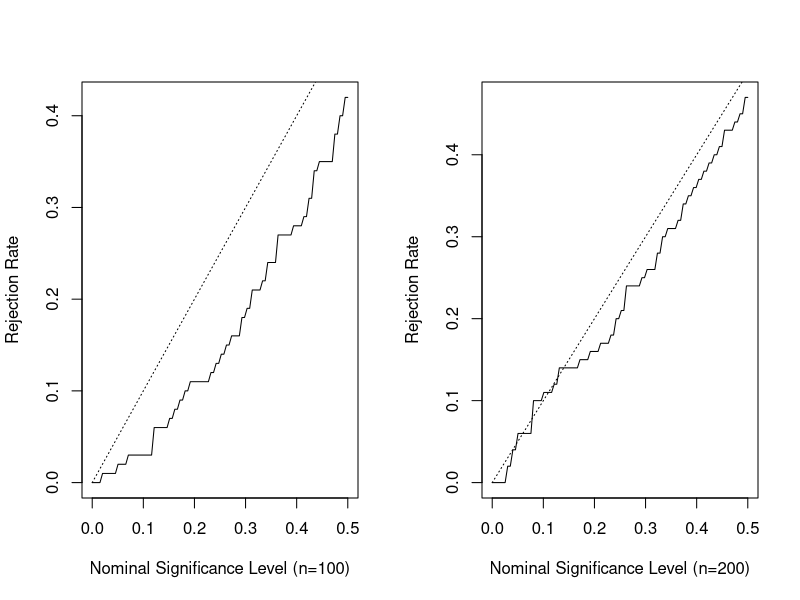

The R source for this figure:
# From the intermediate results to the entries in Figure 3.

figure3 = read.csv("InterResult//Figure3//figure3.csv", skip = 1, header = FALSE)


pv=as.matrix(figure3[1])
fp100=as.matrix(figure3[2])
fp200=as.matrix(figure3[3])

postscript("results/figure3.eps", width = 12, height = 5,  
           horizontal = FALSE, paper = "special")

par(mfrow=c(1,2))
# Left panel of Figure 3
plot(pv,fp100,type="l",xlab="Nominal Significance Level (n=100)",ylab="Rejection Rate")
lines(pv,pv,lty=3)
# Right panel of Figure 3
plot(pv,fp200,type="l",xlab="Nominal Significance Level (n=200)",ylab="Rejection Rate")
lines(pv,pv,lty=3)

dev.off()
